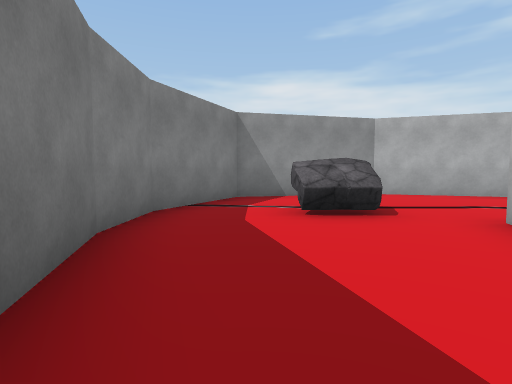
[1] (above)

24 first-person views from a walk through a Unity game level. The camera is 1.2 m above the floor, tilts 4° down and sees 80° across. The floor is counted in squares, 2 m on a side. Each view is taken from the middle of a square. On the plan, view 1 faces up. The plan holds only what a view shows up to about 9 squares ahead; the rest is blank. The place goes on beyond the plan. Some surface patterns are stand-ins.

[2]
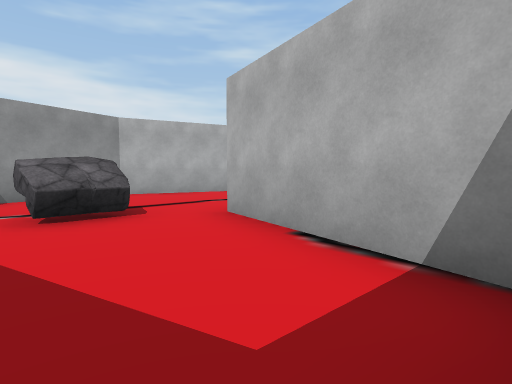

[3]
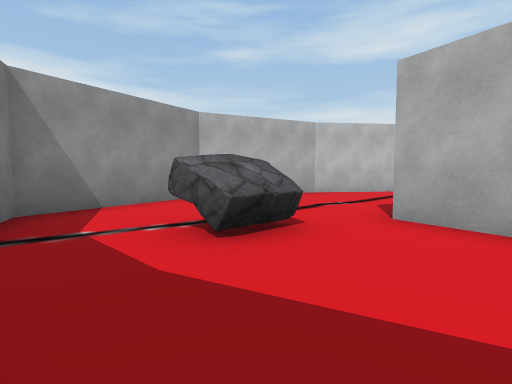

[4]
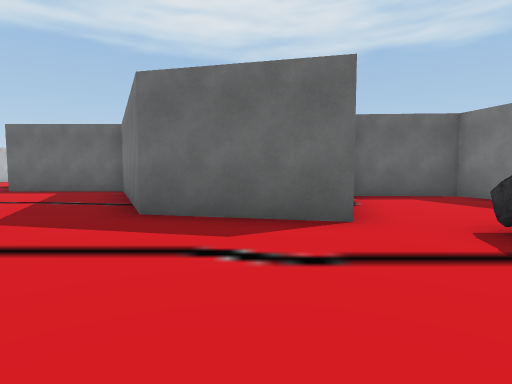

[5]
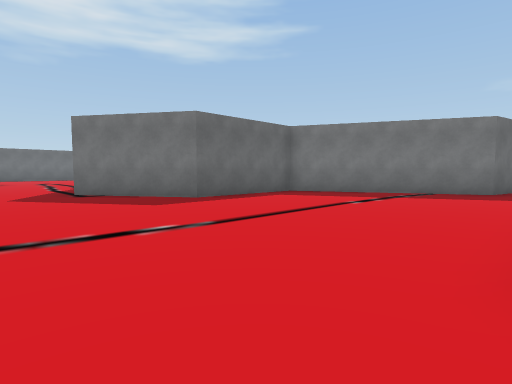

[6]
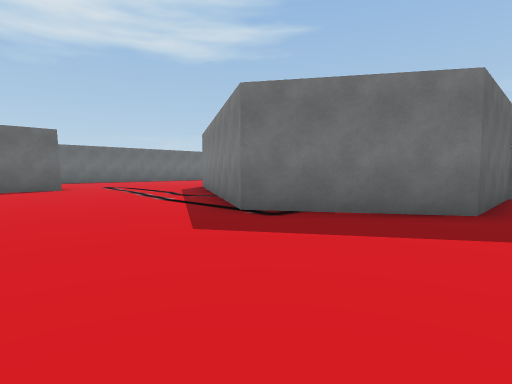

[7]
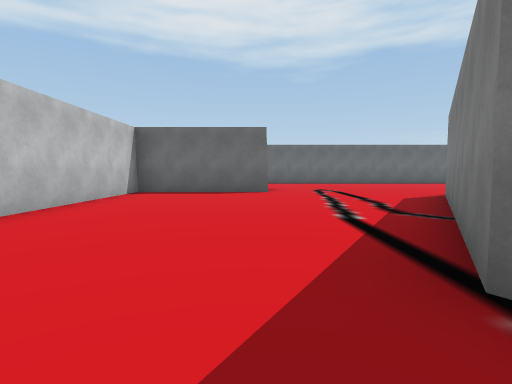

[8]
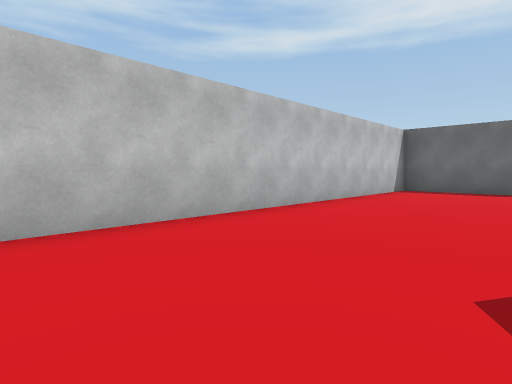

[9]
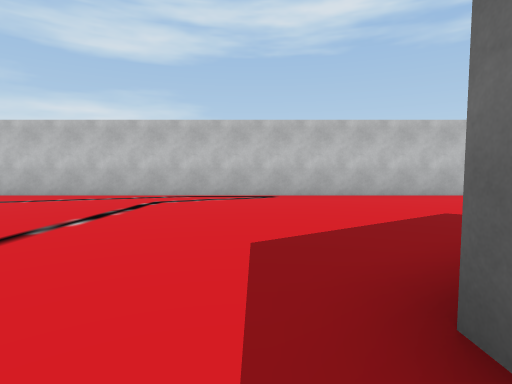

[10]
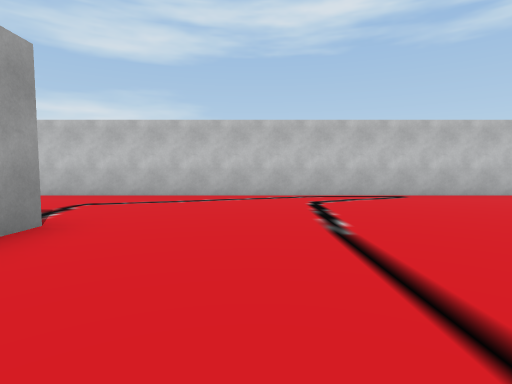

[11]
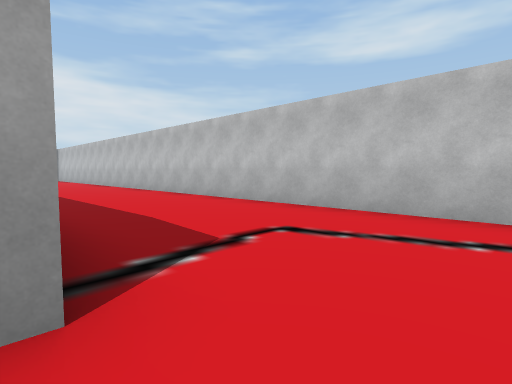

[12]
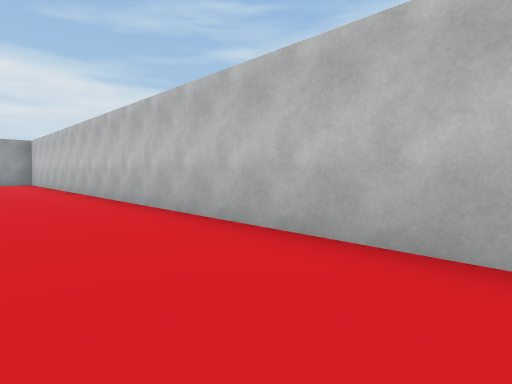

[13]
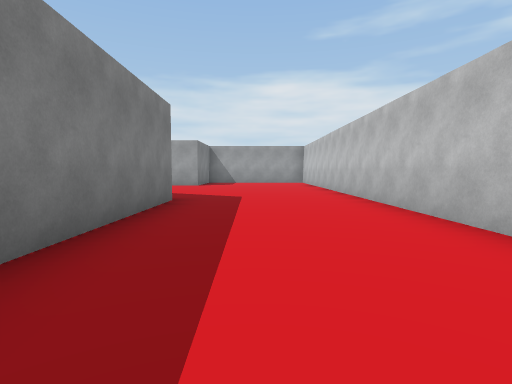

[14]
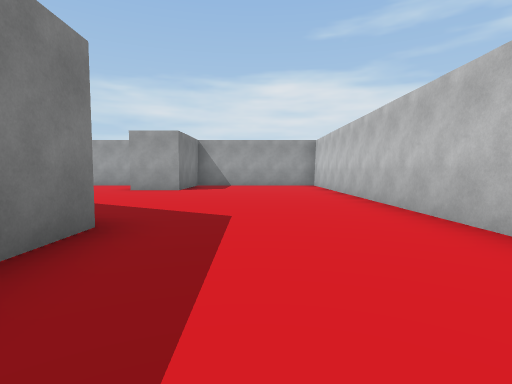

[15]
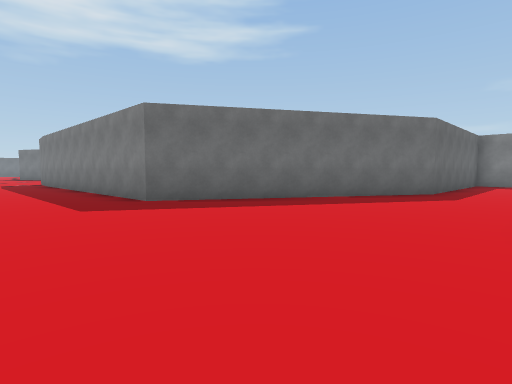

[16]
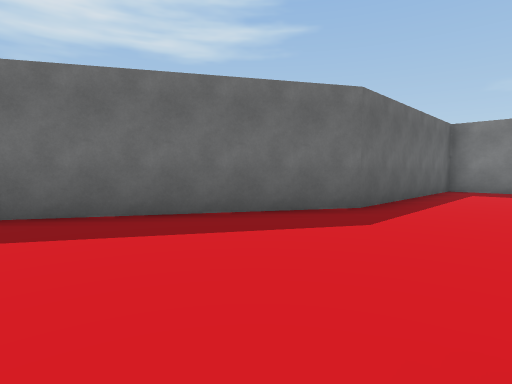

[17]
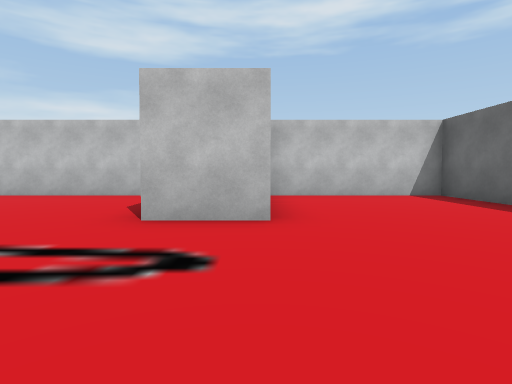

[18]
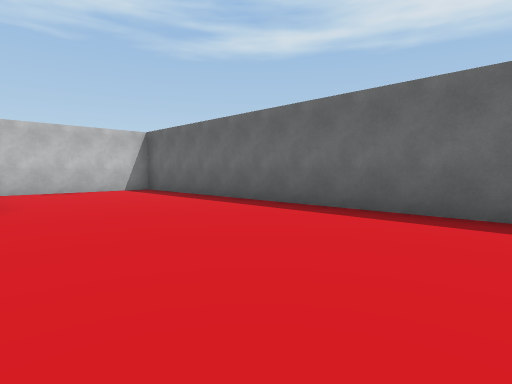

[19]
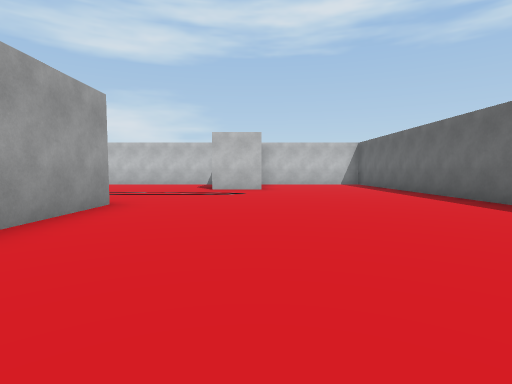

[20]
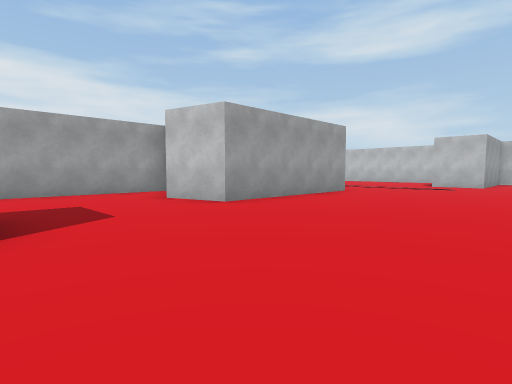

[21]
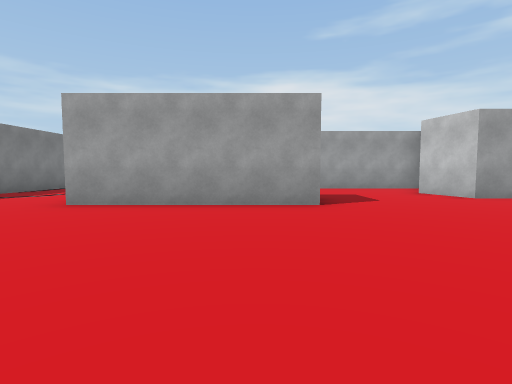

[22]
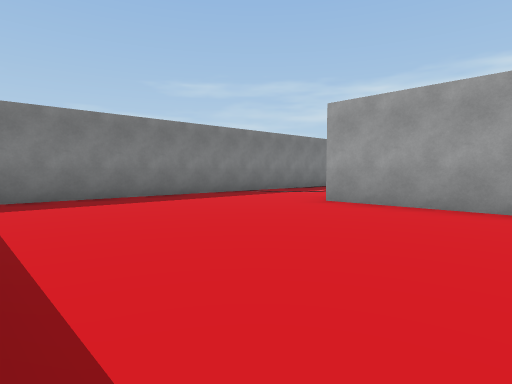

[23]
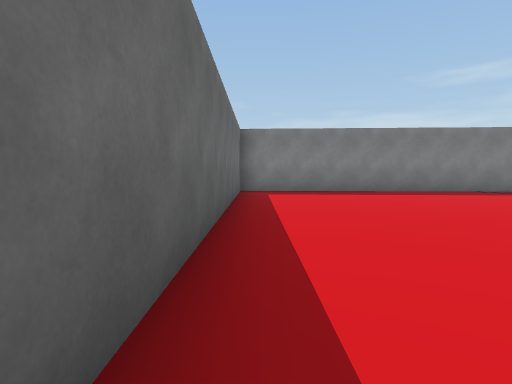

[24]
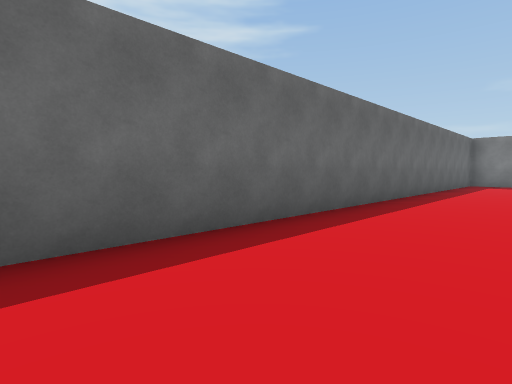

### Floor plan
Points are (right, up) in squares from view 1. A wall is a line through its corners. A room is listed if a view was taken in it or the views show most of it. See-through windows are left out.
Room 1 (views 1, 2, 3, 4)
walls: (-1.6, 3) (-0.7, -0.1) (1.7, -0.3); (2, 0.1) (2.9, 3.5) (5.6, 2.8); (4.5, 7.3) (3, 7.8) (-0.4, 7) (-1.5, 4.5) (-1.5, 2.9)
ways out: opening at (5.5, 5.5) to room 2
objects: other object (1, 4) to (1, 5)
Room 2 (views 5, 6, 7, 8, 9, 10, 11, 12, 13, 14, 15, 16, 17, 18, 19, 20, 21, 22, 23, 24)
walls: (5.5, -6.7) (1.6, -6.7); (5.6, 2.8) (7.8, -1.8) (11.1, -1.8) (12.9, -4.5) (9.4, -10.4) (4.8, -10.4) (4.3, -8.7); (1.1, -11.7) (-3.4, -11.7); (8, 5.4) (6.1, 6.8) (4.5, 7.3); (13.4, 4.3) (12.8, 4.3); (-6.6, -7.9) (-7, -17.5) (6.9, -17.5); (13.7, -13.3) (13.7, -11.6) (17.4, -11.6) (17.4, 20.1); (8.4, -17.5) (17.4, -17.5) (17.4, -13.3); (1.9, 19.1) (1.9, 17.7) (7.3, 17.7) (13.3, 14.2) (13.4, 9.9)
ways out: opening at (5.5, 5.5) to room 1

Where each view was taken, in squares from view 1:
view 1: 0 up, 0 right, facing up
view 2: 0 up, 0 right, facing up-right
view 3: 2 up, 1 left, facing up-right
view 4: 7 up, 4 right, facing down
view 5: 4 up, 15 right, facing down-left
view 6: 1 down, 16 right, facing down-left
view 7: 3 down, 14 right, facing down
view 8: 2 down, 14 right, facing down-right
view 9: 1 down, 10 right, facing right
view 10: 2 up, 10 right, facing right
view 11: 3 up, 13 right, facing up-right
view 12: 8 up, 15 right, facing up-right
view 13: 8 up, 15 right, facing up
view 14: 11 up, 15 right, facing up
view 15: 20 up, 16 right, facing down-left
view 16: 20 up, 12 right, facing down-left
view 17: 13 down, 10 right, facing right
view 18: 13 down, 8 right, facing down-right
view 19: 13 down, 4 right, facing right
view 20: 15 down, 1 right, facing up-right
view 21: 17 down, 0 right, facing up
view 22: 17 down, 0 right, facing up-left
view 23: 17 down, 2 right, facing left
view 24: 15 down, 7 right, facing down-left
